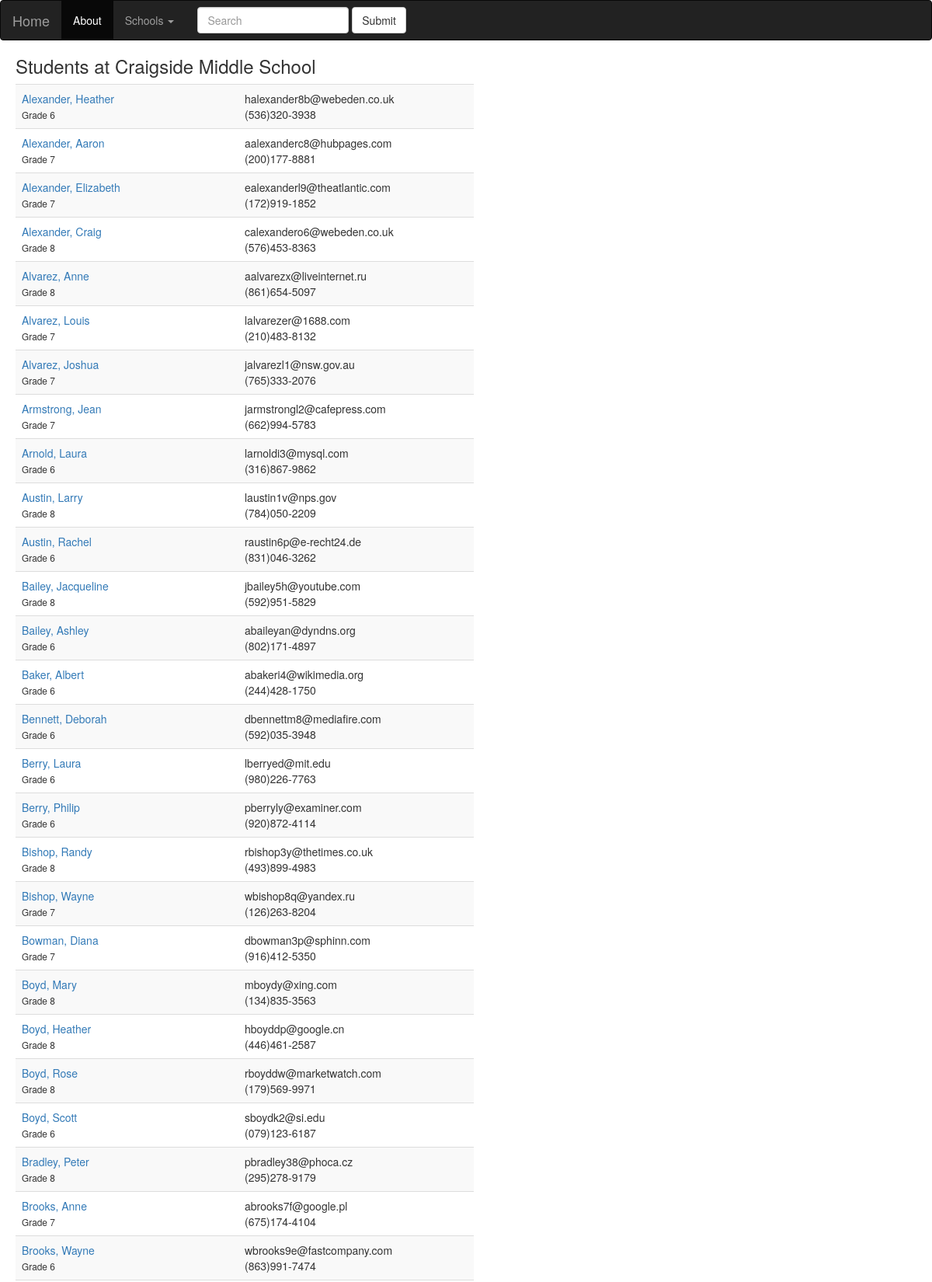
The page /districts/1/schools/2/students (upper part) on the database its author committed.
### database_setup.py (models this page shows, shortened)
class School(Base):
    __tablename__ = 'school'
    id = Column(Integer, primary_key=True)
    name = Column(String(80), nullable=False)
    type = Column(String(250))
    principal = Column(String(250))
    address = Column(String(50))
    city = Column(String(50))
    state = Column(String(50))
    zip = Column(String(50))
    phone = Column(String(50))
    district_id = Column(Integer, ForeignKey('district.id'))
    district = relationship('District')

class Student(Base):
    __tablename__ = 'student'
    id = Column(Integer, primary_key=True)
    first_name = Column(String(40), nullable=False)
    last_name = Column(String(40), nullable=False)
    grade = Column(String(50))
    address = Column(String(50))
    city = Column(String(50))
    state = Column(String(50))
    zip = Column(String(50))
    phone = Column(String(50))
    email = Column(String(50))
    school_id = Column(Integer, ForeignKey('school.id'))
    school = relationship(School)
    sections = relationship('Section', secondary='enrollment')

### schools.py (the view)
@app.route('/districts/<int:district_id>/schools/<int:school_id>/students')
def showAllStudents(district_id, school_id):
    school = session.query(School).filter_by(id=school_id).one()
    students = session.query(Student).filter_by(school_id=school_id).all()
    return render_template('students.html', district_id=district_id, school=school, students=students)

### templates/students.html (shortened to what this page needs)
{% extends "base.html" %}
{% block content %}
<h3>Students at {{school.name}}</h3>
<table class="table table-striped" style="width:50%">
{% for student in students %}
<tr>
	<td>
		<table style="width:100%">
			<tr>
				<td style="width:50%"><a href='{{url_for('showStudent', district_id=district_id, school_id=school.id, student_id=student.id)}}'>{{student.last_name}}, {{student.first_name}}</a></td>
				<td style="width:50%">{{student.email}}</td>
			</tr>
			<tr>
				<td class="details">Grade {{student.grade}}</td>
				<td>{{student.phone}}</td>
			</tr>
		</table>
	</td>
</tr>
{% endfor %}
</table>
{% endblock %}

### templates/base.html (style rules this page uses)
.details { font-size:85%; }

### rows shown on the page
School: name "Craigside Middle School"
Student: last_name "Alexander", first_name "Heather", email "halexander8b@webeden.co.uk", grade "6", phone "(536)320-3938"
Student: last_name "Alexander", first_name "Aaron", email "aalexanderc8@hubpages.com", grade "7", phone "(200)177-8881"
Student: last_name "Alexander", first_name "Elizabeth", email "ealexanderl9@theatlantic.com", grade "7", phone "(172)919-1852"
Student: last_name "Alexander", first_name "Craig", email "calexandero6@webeden.co.uk", grade "8", phone "(576)453-8363"
Student: last_name "Alvarez", first_name "Anne", email "aalvarezx@liveinternet.ru", grade "8", phone "(861)654-5097"
Student: last_name "Alvarez", first_name "Louis", email "lalvarezer@1688.com", grade "7", phone "(210)483-8132"
Student: last_name "Alvarez", first_name "Joshua", email "jalvarezl1@nsw.gov.au", grade "7", phone "(765)333-2076"
Student: last_name "Armstrong", first_name "Jean", email "jarmstrongl2@cafepress.com", grade "7", phone "(662)994-5783"
Student: last_name "Arnold", first_name "Laura", email "larnoldi3@mysql.com", grade "6", phone "(316)867-9862"
Student: last_name "Austin", first_name "Larry", email "laustin1v@nps.gov", grade "8", phone "(784)050-2209"
Student: last_name "Austin", first_name "Rachel", email "raustin6p@e-recht24.de", grade "6", phone "(831)046-3262"
Student: last_name "Bailey", first_name "Jacqueline", email "jbailey5h@youtube.com", grade "8", phone "(592)951-5829"
Student: last_name "Bailey", first_name "Ashley", email "abaileyan@dyndns.org", grade "6", phone "(802)171-4897"
Student: last_name "Baker", first_name "Albert", email "abakeri4@wikimedia.org", grade "6", phone "(244)428-1750"
Student: last_name "Bennett", first_name "Deborah", email "dbennettm8@mediafire.com", grade "6", phone "(592)035-3948"
Student: last_name "Berry", first_name "Laura", email "lberryed@mit.edu", grade "6", phone "(980)226-7763"
Student: last_name "Berry", first_name "Philip", email "pberryly@examiner.com", grade "6", phone "(920)872-4114"
Student: last_name "Bishop", first_name "Randy", email "rbishop3y@thetimes.co.uk", grade "8", phone "(493)899-4983"
Student: last_name "Bishop", first_name "Wayne", email "wbishop8q@yandex.ru", grade "7", phone "(126)263-8204"
Student: last_name "Bowman", first_name "Diana", email "dbowman3p@sphinn.com", grade "7", phone "(916)412-5350"
Student: last_name "Boyd", first_name "Mary", email "mboydy@xing.com", grade "8", phone "(134)835-3563"
Student: last_name "Boyd", first_name "Heather", email "hboyddp@google.cn", grade "8", phone "(446)461-2587"
Student: last_name "Boyd", first_name "Rose", email "rboyddw@marketwatch.com", grade "8", phone "(179)569-9971"
Student: last_name "Boyd", first_name "Scott", email "sboydk2@si.edu", grade "6", phone "(079)123-6187"
Student: last_name "Bradley", first_name "Peter", email "pbradley38@phoca.cz", grade "8", phone "(295)278-9179"
Student: last_name "Brooks", first_name "Anne", email "abrooks7f@google.pl", grade "7", phone "(675)174-4104"
Student: last_name "Brooks", first_name "Wayne", email "wbrooks9e@fastcompany.com", grade "6", phone "(863)991-7474"
